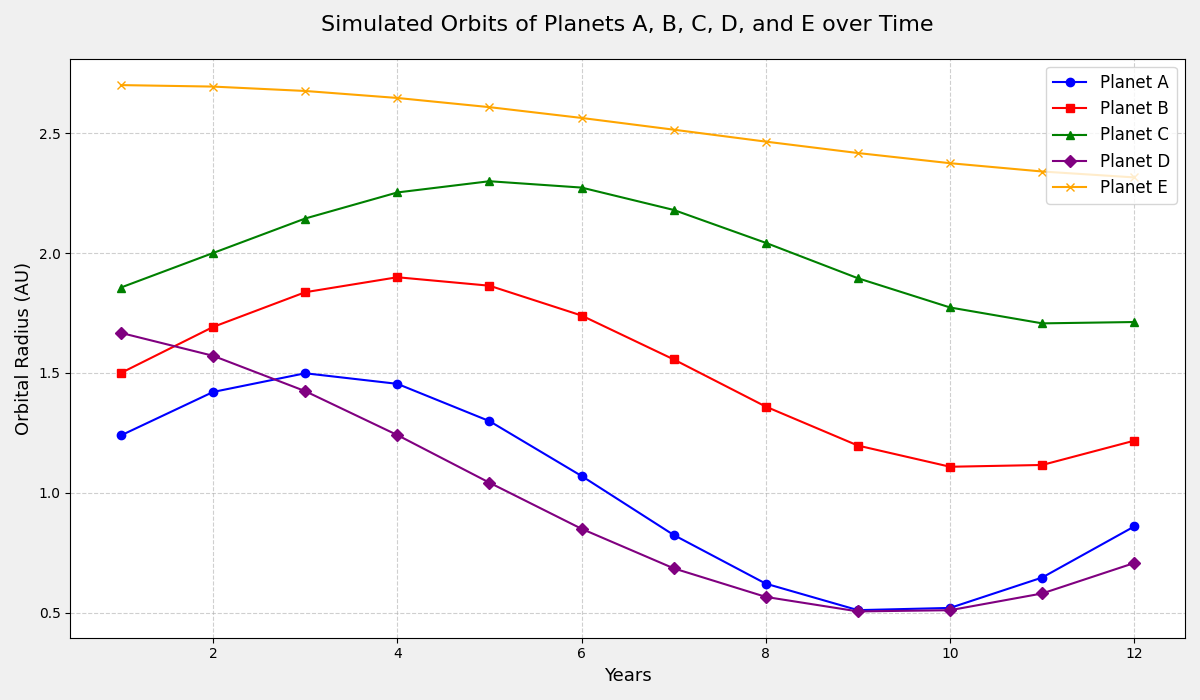

The script that drew this image:
import numpy as np
import matplotlib.pyplot as plt

# Setting the data for a backstory about planetary orbits
years = np.linspace(1, 12, 12)
# Planets around a star in a simulated exoplanet system
orbital_radius_planet_a = np.sin(years / 2) * 0.5 + 1
orbital_radius_planet_b = np.sin((years - 1) / 2) * 0.4 + 1.5
orbital_radius_planet_c = np.sin((years - 2) / 2) * 0.3 + 2
orbital_radius_planet_d = np.cos(years / 3) * 0.6 + 1.1 # New data series for Planet D
orbital_radius_planet_e = np.cos((years - 1) / 4) * 0.2 + 2.5 # New data series for Planet E

fig, ax = plt.subplots(figsize=(12, 7))

# Plotting the data for Planet A
ax.plot(years, orbital_radius_planet_a, linestyle='-', marker='o', color='blue', label='Planet A')
# Plotting the data for Planet B
ax.plot(years, orbital_radius_planet_b, linestyle='-', marker='s', color='red', label='Planet B')
# Plotting the data for Planet C
ax.plot(years, orbital_radius_planet_c, linestyle='-', marker='^', color='green', label='Planet C')
# Plotting the data for Planet D
ax.plot(years, orbital_radius_planet_d, linestyle='-', marker='D', color='purple', label='Planet D')
# Plotting the data for Planet E
ax.plot(years, orbital_radius_planet_e, linestyle='-', marker='x', color='orange', label='Planet E')

# Adding title and labels
ax.set_title("Simulated Orbits of Planets A, B, C, D, and E over Time", fontsize=16, pad=20)
ax.set_xlabel("Years", fontsize=13)
ax.set_ylabel("Orbital Radius (AU)", fontsize=13)

# Adding a legend
ax.legend(loc='upper right', fontsize=12)

# Adding grid lines for better readability
ax.grid(True, linestyle='--', alpha=0.6)

# Adding background
fig.patch.set_facecolor('#f0f0f0')

# Adjust layout to prevent overlap
plt.tight_layout()

# Display the plot
plt.show()
